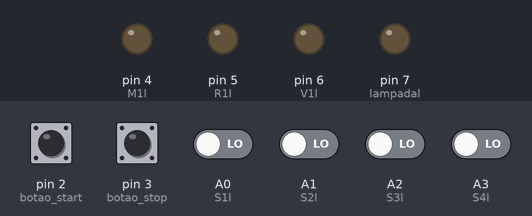
A sketch run on a simulated Arduino Uno, built with avr-gcc and run on an emulated ATmega328P. On the bench: output pins drawn as LEDs (lit = HIGH). The inputs (shaded band) are chosen by the test bench; at power-on: pin 2 (botao_start), pin 3 (botao_stop) HIGH, A0 (S1l), A1 (S2l), A2 (S3l), A3 (S4l) LOW.

Above: at 1.2 s.
1.3 s: pin 2 (botao_start) pulled LOW for 0.15 s
At 1.6 s:
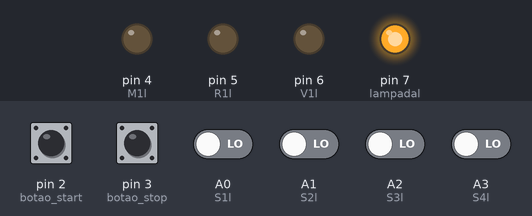
2.9 s: A0 (S1l) driven HIGH
At 4.0 s:
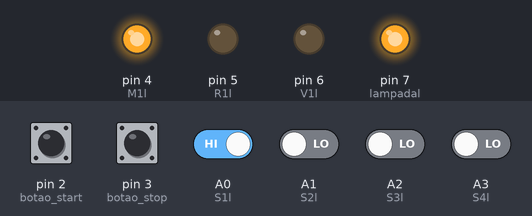
4.4 s: A1 (S2l) driven HIGH
At 5.1 s:
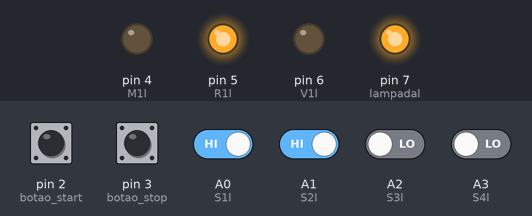
7.4 s: A2 (S3l) driven HIGH
At 8.6 s:
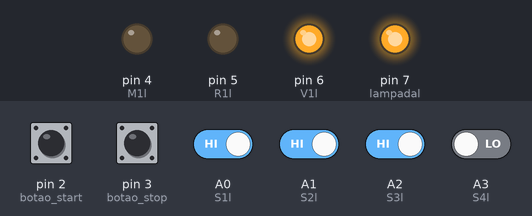
10.4 s: pin 3 (botao_stop) pulled LOW for 0.15 s
At 10.9 s:
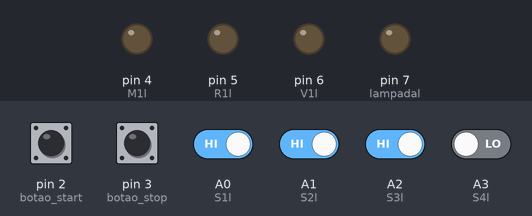
12.0 s: pin 2 (botao_start) pulled LOW for 1 s
At 13.3 s:
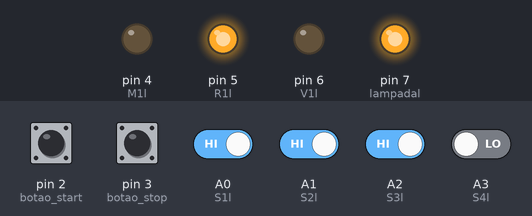
Timing chart, 0 to 18.4 s (numbered marks = the images above; inputs shaded):
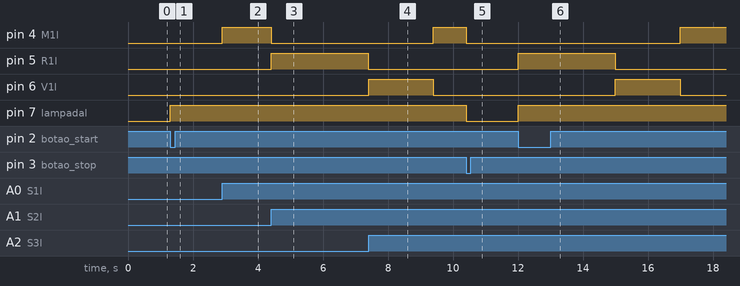

Measured:
- after the input at 1.3 s, pin 7 (lampadal): LOW → HIGH at once
- after the input at 2.9 s, pin 4 (M1l): LOW → HIGH at once
- after the input at 4.4 s, pin 4 (M1l): HIGH → LOW at once; pin 5 (R1l): LOW → HIGH at once, → LOW 3.0 s later
- after the input at 7.4 s, pin 4 (M1l): LOW → HIGH after 2.0 s; pin 6 (V1l): LOW → HIGH at once, → LOW 2.0 s later
- after the input at 10.4 s, pin 4 (M1l), pin 7 (lampadal): HIGH → LOW at once
- after the input at 12.0 s, pin 4 (M1l): LOW → HIGH after 5.0 s; pin 5 (R1l): LOW → HIGH at once, → LOW 3.0 s later; pin 6 (V1l): LOW → HIGH after 3.0 s, → LOW 2.0 s later; pin 7 (lampadal): LOW → HIGH at once

The sketch:

sistema_pausteurizacao.ino
```cpp
int botao_start = 2;
int botao_stop = 3;

int M1l = 4;

int R1l = 5;
int V1l = 6;

int S1l = A0;
int S2l = A1;
int S3l = A2;
int S4l = A3;

int lampadal = 7;

int fase = 0;

unsigned long tempo = 0;

void setup() {

  pinMode(botao_start, INPUT_PULLUP);
  pinMode(botao_stop, INPUT_PULLUP);

  pinMode(M1l, OUTPUT);
  pinMode(R1l, OUTPUT);
  pinMode(V1l, OUTPUT);

  pinMode(lampadal, OUTPUT);

  pinMode(S1l, INPUT);
  pinMode(S2l, INPUT);
  pinMode(S3l, INPUT);
  pinMode(S4l, INPUT);
}

void loop() {

  int start = digitalRead(botao_start);
  int stop = digitalRead(botao_stop);

  int s1 = digitalRead(S1l);
  int s2 = digitalRead(S2l);
  int s3 = digitalRead(S3l);
  int s4 = digitalRead(S4l);

  if(fase > 0){
    digitalWrite(lampadal, HIGH);
  } else {
    digitalWrite(lampadal, LOW);
  }

  if(stop == LOW){
    fase = 0;
    digitalWrite(M1l, LOW);
    digitalWrite(R1l, LOW);
    digitalWrite(V1l, LOW);
  }

  if(start == LOW && fase == 0){
    fase = 1;
  }

  if(fase == 1){
    if(s1 == 1){
      digitalWrite(M1l, HIGH);
      fase = 2;
    }
  }

  if(fase == 2){
    if(s2 == 1){
      digitalWrite(M1l, LOW);
      digitalWrite(R1l, HIGH);
      tempo = millis();
      fase = 3;
    }
  }

  if(fase == 3){
    if(millis() - tempo >= 3000){
      digitalWrite(R1l, LOW);
      digitalWrite(M1l, HIGH);
      fase = 4;
    }
  }

  if(fase == 4){
    if(s3 == 1){
      digitalWrite(M1l, LOW);
      digitalWrite(V1l, HIGH);
      tempo = millis();
      fase = 5;
    }
  }

  if(fase == 5){
    if(millis() - tempo >= 2000){
      digitalWrite(V1l, LOW);
      digitalWrite(M1l, HIGH);
      fase = 6;
    }
  }

  if(fase == 6){
    if(s4 == 1){
      digitalWrite(M1l, LOW);
      fase = 0;
    }
  }
}
```
